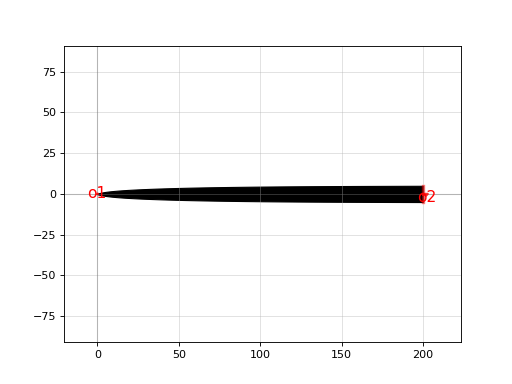

Python code for this plot:
import gdsfactory as gf

c = gf.components.taper_w10_l200(cross_section='strip')
c.plot()
